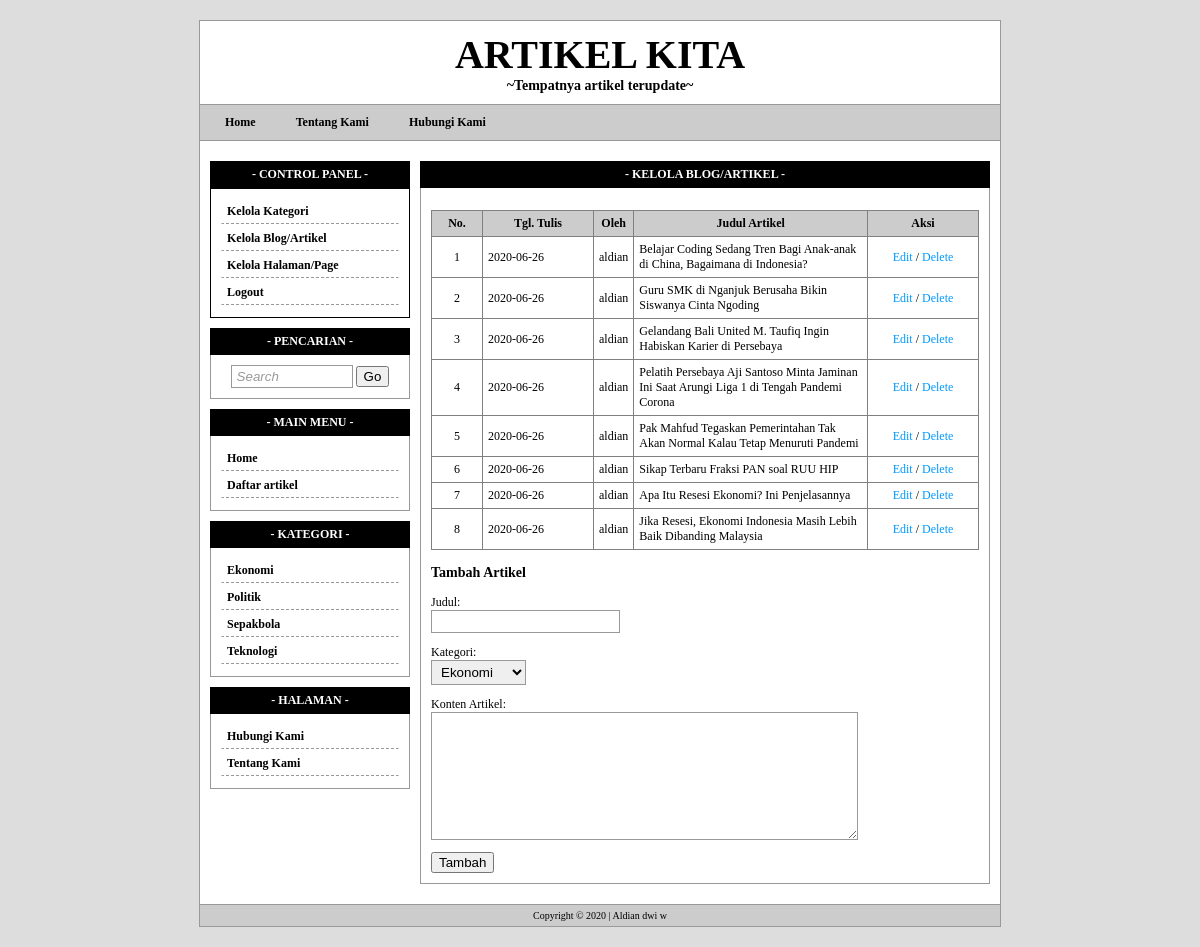
Screenshot of /user-blog.php (signed in) with the database file from the repository.
### tables this page shows
CREATE TABLE `tw_page` (
  `page_id` int(11) NOT NULL,
  `page_user` varchar(32) NOT NULL,
  `page_date` date NOT NULL,
  `page_title` varchar(255) NOT NULL,
  `page_body` text NOT NULL,
  `page_top` int(2) NOT NULL
);

CREATE TABLE `tw_category` (
  `cat_id` int(11) NOT NULL,
  `cat_name` varchar(32) NOT NULL
);

CREATE TABLE `tw_blog` (
  `blog_id` int(11) NOT NULL,
  `blog_user` varchar(32) NOT NULL,
  `blog_cat_id` int(11) NOT NULL,
  `blog_date` date NOT NULL,
  `blog_title` varchar(255) NOT NULL,
  `blog_body` text NOT NULL
);

### user-blog.php (the view, shortened to what this page needs)
<?php
include'template/overall/header.php';
?>
<div class="content-title" style="background:#000; color:#FFF; border:1px solid #000;">- Kelola Blog/Artikel -</div>
<div class="content-body">
    <p>
    <table width="100%" border="1" cellpadding="5" style="border-collapse:collapse">
    	<tr bgcolor="#CCC">
        	<th width="40">No.</th>
            <th width="100">Tgl. Tulis</th>
            <th>Oleh</th>
            <th>Judul Artikel</th>
            <th width="100">Aksi</th>
        </tr>
        <?php
		$sql = mysqli_query($koneksi, "SELECT * FROM tw_blog ORDER BY blog_id DESC");
		if(mysqli_num_rows($sql) != 0){
			$no = 1;
			while($data = mysqli_fetch_assoc($sql)){
				echo '<tr>';
				echo '<td align="center">'.$no.'</td>';
				echo '<td>'.$data['blog_date'].'</td>';
				echo '<td>'.$data['blog_user'].'</td>';
				echo '<td>'.$data['blog_title'].'</td>';
				echo '<td align="center">';
					echo '<a href="user-blog.php?aksi=edit&id='.$data['blog_id'].'">Edit</a> / ';
					echo '<a href="user-blog.php?aksi=delete&id='.$data['blog_id'].'" onclick="return confirm(\'Anda yakin?\');">Delete</a>';
				echo '</td>';
				echo '</tr>';
				$no++;
			}
		}else{
			echo '<tr><td colspan="3">Tidak ada data.</td></tr>';
		}
		?>
    </table>
    </p>
    <?php
	if(!$_GET['aksi']){
		echo '<form action="" method="post">';
		echo '<h3>Tambah Artikel</h3>';
    	echo '<p>Judul:<br /><input type="text" name="judul" /></p>';
		echo '<p>Kategori:<br />';
		echo '<select name="kat">';
			$kategori = mysqli_query($koneksi, "SELECT * FROM tw_category ORDER BY cat_name ASC");
			while($dataKat = mysqli_fetch_assoc($kategori)){
				echo '<option value="'.$dataKat['cat_id'].'">'.$dataKat['cat_name'].'</option>';
			}
		echo '</select></p>';
		echo '<p>Konten Artikel:<br /><textarea name="konten" rows="8" cols="50"></textarea></p>';
        echo '<input type="submit" name="tambah-blog" value="Tambah" />';
    	echo '</form>';
	}
	?>
</div>
<?php include'template/overall/footer.php'; ?>

### template/menu.php (shortened to what this page needs)
<center></center><?php
$sql = mysqli_query($koneksi, "SELECT * FROM tw_page WHERE page_top=1 ORDER BY page_id ASC");
if(mysqli_num_rows($sql) != 0){
	echo '<a href="index.php">Home</a>';
	while($data = mysqli_fetch_assoc($sql)){
		echo '<a href="page.php?id='.$data['page_id'].'">'.$data['page_title'].'</a>';
	}
}
?>

### template/widget/category.php
<div class="widget-title" style="background:#000; color:#FFF; border:1px solid #000;">- Kategori -</div>
<div class="widget-body">
    <?php
	$sql = mysqli_query($koneksi, "SELECT * FROM tw_category ORDER BY cat_name ASC");
	if(mysqli_num_rows($sql) != 0){
		while($data = mysqli_fetch_assoc($sql)){
			echo '<a class="menu" href="category.php?id='.$data['cat_id'].'">'.$data['cat_name'].'</a>';
		}
	}
	?>
</div>

### template/widget/page.php
<div class="widget-title" style="background:#000; color:#FFF; border:1px solid #000;">- Halaman -</div>
<div class="widget-body">
    <?php
	$sql = mysqli_query($koneksi, "SELECT * FROM tw_page ORDER BY page_title ASC");
	if(mysqli_num_rows($sql) != 0){
		while($data = mysqli_fetch_assoc($sql)){
			echo '<a class="menu" href="page.php?id='.$data['page_id'].'">'.$data['page_title'].'</a>';
		}
	}
	?>
</div>

### style.css (style rules this page uses)
body { font-family:tahoma; font-size:12px; background:#DDD; padding:0; margin:0; }
a { color:#0099FF; text-decoration:none; }
input[type="text"], input[type="password"], select, textarea { border:1px solid #999; padding:3px 5px; }
#menu a { text-decoration:none; color:#000000; font-weight:bold; padding:3px 15px; margin-right:10px; }
#widget .widget-title { background:#CCC; padding:5px 10px; font-weight:bold; border:1px solid #999; text-align:center; text-transform:uppercase; }
#widget .widget-body { padding:10px; border:1px solid #999; border-top:none; margin-bottom:10px; }
#widget .widget-body a.menu { display:block; padding:4px 5px; margin-bottom:2px; border:1px solid #FFF; border-bottom:1px dashed #999; color:#000; font-weight:bold; }
#content .content-title { background:#CCC; padding:5px 10px; font-weight:bold; border:1px solid #999; text-align:center; text-transform:uppercase; }
#content .content-body { padding:10px; border:1px solid #999; border-top:none; margin-bottom:10px; }

### rows the page displays
tw_page: page_title "Tentang Kami"
tw_page: page_title "Hubungi Kami"
tw_category: cat_name "Ekonomi"
tw_category: cat_name "Politik"
tw_category: cat_name "Sepakbola"
tw_category: cat_name "Teknologi"
tw_blog: blog_date "2020-06-26", blog_user "aldian", blog_title "Belajar Coding Sedang Tren Bagi Anak-anak di China, Bagaimana di Indonesia?"
tw_blog: blog_date "2020-06-26", blog_user "aldian", blog_title "Guru SMK di Nganjuk Berusaha Bikin Siswanya Cinta Ngoding"
tw_blog: blog_date "2020-06-26", blog_user "aldian", blog_title "Gelandang Bali United M. Taufiq Ingin Habiskan Karier di Persebaya"
tw_blog: blog_date "2020-06-26", blog_user "aldian", blog_title "Pelatih Persebaya Aji Santoso Minta Jaminan Ini Saat Arungi Liga 1 di Tengah Pandemi Corona"
tw_blog: blog_date "2020-06-26", blog_user "aldian", blog_title "Pak Mahfud Tegaskan Pemerintahan Tak Akan Normal Kalau Tetap Menuruti Pandemi"
tw_blog: blog_date "2020-06-26", blog_user "aldian", blog_title "Sikap Terbaru Fraksi PAN soal RUU HIP"
tw_blog: blog_date "2020-06-26", blog_user "aldian", blog_title "Apa Itu Resesi Ekonomi? Ini Penjelasannya"
tw_blog: blog_date "2020-06-26", blog_user "aldian", blog_title "Jika Resesi, Ekonomi Indonesia Masih Lebih Baik Dibanding Malaysia"

### other values shown
form field kat "Ekonomi"
